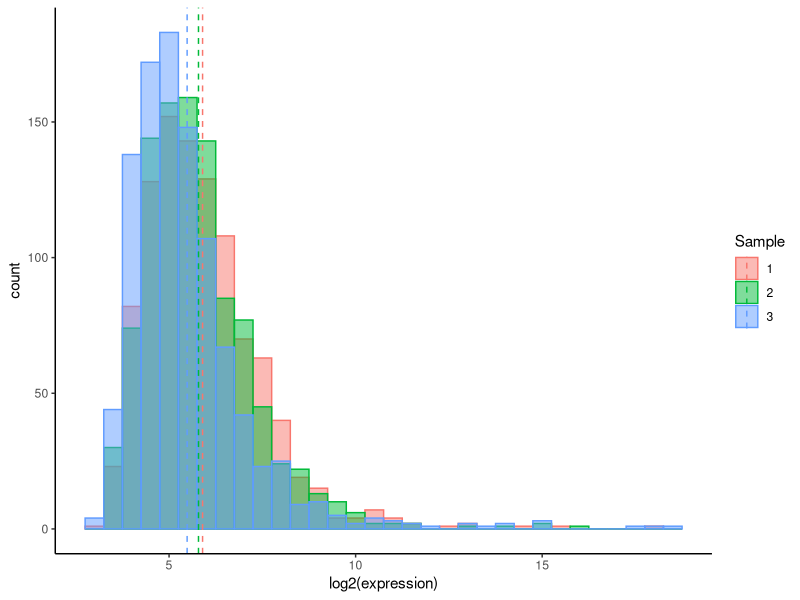
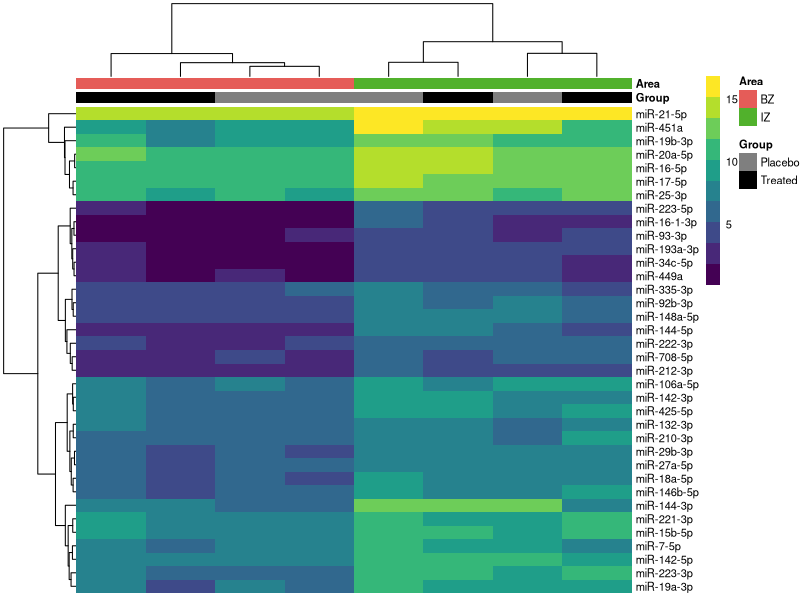
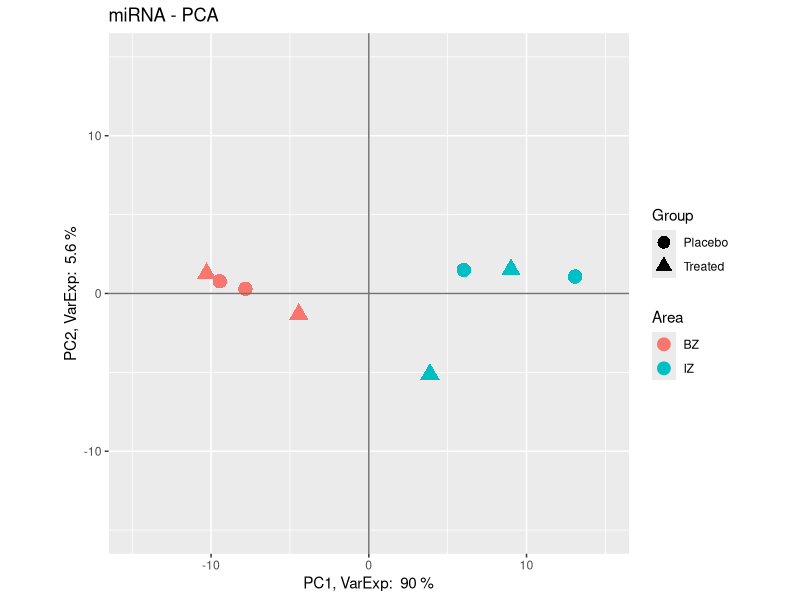
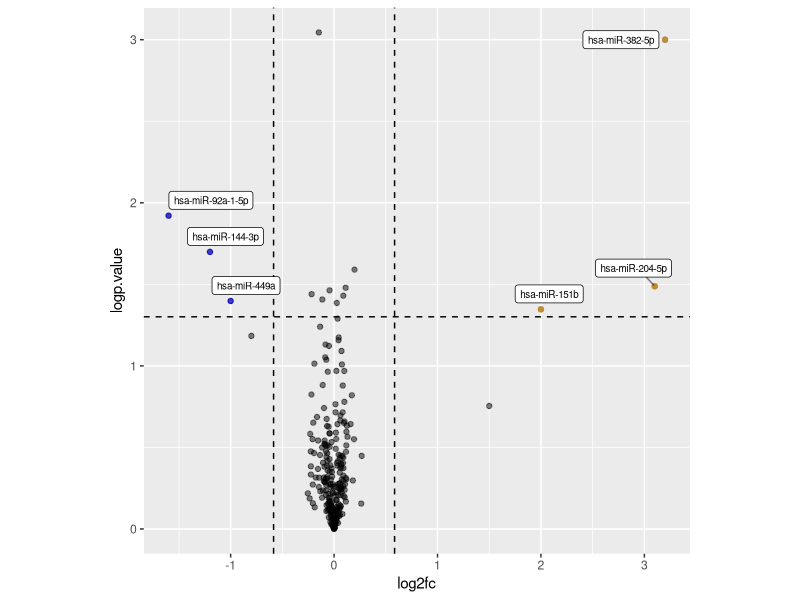

Write the R code that produced these figures, in order.
## ---- chunk 1
library(plyr)
library(tidyverse)

# make sure you also set your working directory to load in the part2 data: 
# setwd("~/GitHub/DVAC_Nov_2020_intro_R_and_ggplot") # replace with your path to the DVAC cloned folder
## ---- chunk 2
RNA = read_csv("data/part2/microarray.csv") #read in data

# data munging --> pivot longer
RNA_long <- RNA %>%
  pivot_longer(
    contains("E"), #combine columns with "E" in the name
    names_to = "Sample", #put sample names in one column
    values_to = "value", #put values in its own column
    names_prefix = "E") #cutoff E

mu <- ddply(RNA_long, "Sample", summarise, smean=mean(value))
head(mu) #get sample means

ggplot(data = RNA_long, aes(x=value, color=Sample, fill=Sample)) + #color by sample label
  geom_histogram(binwidth=0.5, alpha=0.5, position="identity") + #identity = overlapped look, alpha = color opacity
  xlab("log2(expression)")+
  theme_classic()+ 
  geom_vline(data=mu, aes(xintercept=smean, color=Sample), linetype="dashed")
# These data are similarily distributed, skewed right
## ---- chunk 3
library(pheatmap) #best heatmap package available (imo). Super customizable.
library(viridis) #color scheme

MI = read.csv("data/part2/acuteMI.csv") #read in data
rownames(MI) = MI[,1]; MI = MI[,2:ncol(MI)] #make the miRNA names the row names

area = c("BZ","BZ","IZ","IZ","BZ","BZ","IZ","IZ") 
group = c(rep("Placebo",4), rep("Treated", 4))

# data munging
groups = data.frame(Group = group, Area = area)
rownames(groups) = colnames(MI)

#color code the sample location and treatment group:
annotation_colors = list(Group = c(Placebo="gray50", Treated="black"), Area = c(BZ="#E55C58", IZ="#51B12C"))

pheatmap(MI,
         cluster_rows = T, #cluster the microRNAs
         cluster_cols = T, #cluster the samples
         color = viridis(10), #set the heatmap color ranage, 10 colors on the viridis scale
         show_rownames = TRUE,
         show_colnames = FALSE,
         border_color = NA, #remove grey square around boxes
         annotation_col = groups, #annotation dataframe
         annotation_colors = annotation_colors, #colors in the annotation bars
         fontsize = 8)
## ---- chunk 4
PCA <- prcomp(t(MI)) #calculate principal components, samples must be listed as rows so use the transpose, t(), function.
percentVar <- round(100*PCA$sdev^2/sum(PCA$sdev^2),1) #Calculate what percent of variance each PC describes

dataGG <- data.frame(PC1 = PCA$x[,1], PC2 = PCA$x[,2], #setup plotting dataframe with first 2 components
                     Sample = colnames(MI),
                     Area = area,
                     Group = group)

ggplot(dataGG, aes(PC1, PC2)) + #plot 1st 2 components
  geom_point(aes(shape = Group, colour = Area, size = 2)) + #color by heart section and shape by treatment group
  guides(size = FALSE, color = guide_legend(override.aes = list(size=4)), shape = guide_legend(override.aes = list(size=4)))+ #Alter the legend, remove size and increase the points in the area and group legend
  ggtitle("miRNA - PCA") + #give it a title
  xlab(paste("PC1, VarExp: ", percentVar[1], "%")) + #concatenate strings with the % Var described
  ylab(paste("PC2, VarExp: ", percentVar[2], "%")) +
  xlim(-15,15) + #set axis bounds
  ylim(-15,15) +
  theme(aspect.ratio=1) + #square plot
  geom_hline(yintercept=0, color = "gray45", size=0.5) + #set intercept lines
  geom_vline(xintercept=0, color = "gray45", size=0.5) 
## ---- chunk 5
library(ggrepel) #has extra features for ggplot2. We use it here to label points in the plot.

vp <- read_csv("data/part2/volcanoex.csv") #data frame with microRNA, p-value, -log10(p-value), and log2(fc)
head(vp)

vp %>%  # you can use the tidyverse pipe instead of data=vp. Just another option
  ggplot(aes(log2fc, logp.value))+ #plot fc vs. p
  geom_point(alpha = .5)+ #point transparency
  geom_point(data = filter(vp, log2fc < -log2(1.5) & p.value < 0.05), color = "blue", alpha = 0.5)+ #color miRs with p<0.05 and fc<-1.5 blue
  geom_point(data = filter(vp, log2fc > log2(1.5) & p.value < 0.05), color = "orange", alpha = 0.5)+
  geom_hline(yintercept = -log10(0.05), linetype = 2)+ #put horizontal line at p=0.05
  geom_vline(xintercept = c(-log2(1.5),log2(1.5)), linetype = 2)+ #put vertical lines at |fc|=1.5
  geom_label_repel(data = vp %>% #label points
                     filter(log2fc >= log2(1.5) & p.value < 0.05) %>% #filter to significant points
                     arrange(desc(log2fc)) %>% 
                     slice(1:30), 
                   aes(label = id),
                   size = 2.5,
                   segment.alpha = 0.5)+
  geom_label_repel(data = vp %>% 
                     filter(log2fc <= -log2(1.5) & p.value < 0.05) %>% 
                     arrange(log2fc) %>% 
                     slice(1:30), 
                   aes(label = id),
                   size = 2.5) +
  theme(aspect.ratio=1) #set plot to square area
